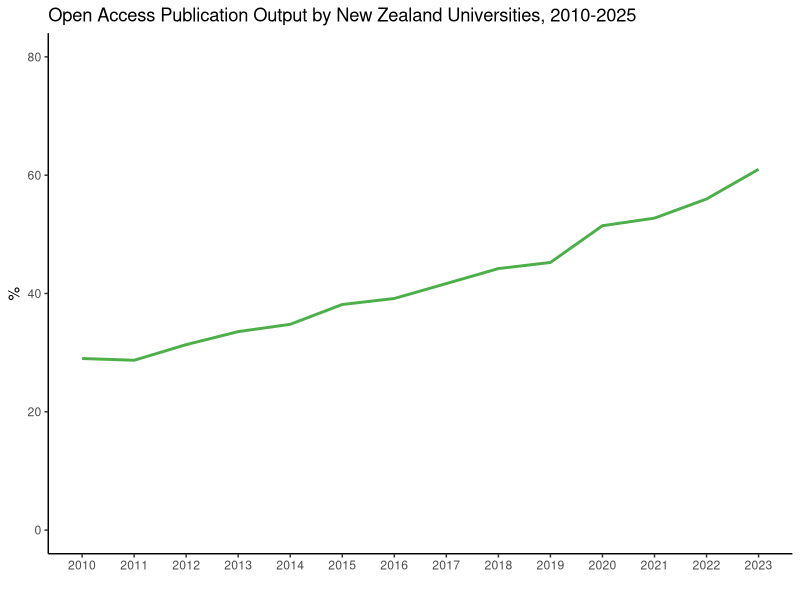
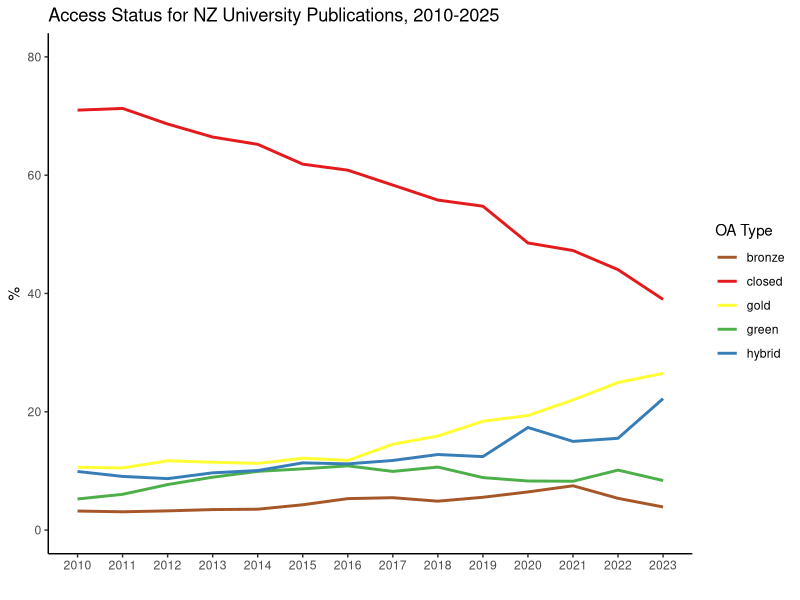
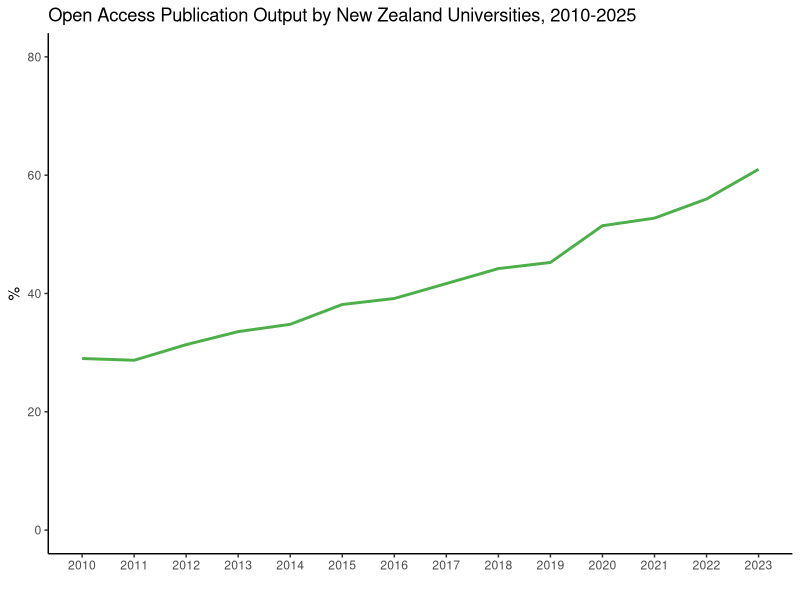
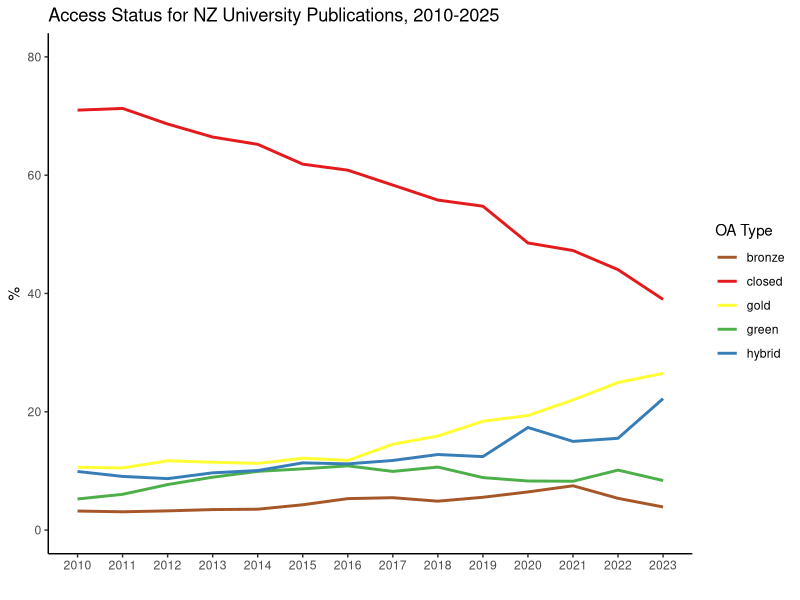

Write R code to recreate these figures, in order. (Note: this script raises an error after producing the figures.)
## ---- chunk 1
library(stringr)
library(dplyr)
library(tidyr)
library(ggplot2)
## ---- chunk 2
# Get most current full year

prev_year <- as.numeric(format(Sys.Date(), "%Y"))-1

# Read in data generated by Open Alex query

oa_nz <- read.csv("data/oa_nz_2023.csv")

# Calculate overall access status proportions for each year

oa_nz_trend <- oa_nz |> 
  group_by(year,oa_type) |> 
  summarise(
    value = sum(value),
  ) |> 
  group_by(year) |> 
  summarise(
    year = year,
    oa_type = oa_type,
    value = value,
    pc = value / sum(value) * 100,
  ) |> 
  mutate(
    open = case_when(oa_type != "closed" ~ "open", .default = oa_type),
  ) |> 
  group_by(year, open) |> 
  summarise(
    pc = sum(pc),
  ) |> 
  filter(open == "open")

# Plot by open type

oa_nz_trend_title <- paste0("Open Access Publication Output by New Zealand Universities, 2010-", prev_year)

ggplot(oa_nz_trend, aes(x = year, y = pc)) +
  geom_line(size = 1, colour = "#4DAF4A", show.legend = FALSE) +
  theme_classic() +
  xlab("") +
  ylab("%") +
  ylim(0, 80) +
  scale_x_continuous(n.breaks = prev_year-2010) +
  ggtitle(oa_nz_trend_title)

ggsave("fig/1-nz-oa-output.png")
## ---- chunk 3
# Plot by access type

oa_nz_types_title <- (paste0("Access Status for NZ University Publications, 2010-", prev_year))

oa_nz_types <- oa_nz |> 
  group_by(year,oa_type) |> 
  summarise(
    value = sum(value),
  ) |> 
  group_by(year) |> 
  summarise(
    year = year,
    oa_type = oa_type,
    value = value,
    pc = value / sum(value) * 100,
  )
  
ggplot(oa_nz_types, aes(x = year, y = pc, colour = oa_type)) +
  geom_line(size = 1) +
  theme_classic() +
  scale_colour_manual(name = "OA Type", 
                     values = c("bronze" = "#A65628",
                                "hybrid" = "#377EB8",
                                "gold" = "#FFFF33",
                                "green" = "#4DAF4A",
                                "closed" = "#E41A1C")) +
  xlab("") +
  ylab("%") +
  ylim(0, 80) +
  scale_x_continuous(n.breaks = prev_year-2010) +
  ggtitle(oa_nz_types_title)

ggsave("fig/2-access-status-all.png")
## ---- chunk 4
oa_nz_unis <- oa_nz |> 
  filter(year == 2023) 

oa_nz_unis$oa_type <- factor(oa_nz_unis$oa_type, 
                            levels = c("bronze","green", "hybrid", "gold", "closed"))

oa_nz_unis_title <- (paste0("OA Type by Institution, ", prev_year))
  
ggplot(oa_nz_unis, aes(x = institution, y = pc, fill = oa_type)) +
  geom_bar(position="dodge", stat="identity") +
  scale_fill_manual( name = "OA Type", 
                     values = c("bronze" = "#A65628",
                                "hybrid" = "#377EB8",
                                "gold" = "#FFFF33",
                                "green" = "#4DAF4A",
                                "closed" = "#E41A1C")) +
  coord_flip() +
  theme_classic() +
  xlab("") +
  ylab("%") +
  ggtitle(oa_nz_unis_title)

ggsave("fig/3-type-institution.png")
## ---- chunk 5
plot_titles_all <- paste0("Access Status for ", unique(oa_nz$institution), ", 2010-", prev_year)

oa_nz_trend_all <- lapply(split(oa_nz, oa_nz$institution), function(x)
{
  ggplot(oa_nz_types, aes(x = year, y = pc, colour = oa_type)) +
    geom_line(size = 1) +
    scale_colour_manual(name = "OA Type", 
                     values = c("bronze" = "#A65628",
                                "hybrid" = "#377EB8",
                                "gold" = "#FFFF33",
                                "green" = "#4DAF4A",
                                "closed" = "#E41A1C")) +
    theme_classic() +
    xlab("") +
    ylab("%") +
    ylim(0, 80) +
    scale_x_continuous(n.breaks = prev_year-2010)
})

oa_nz_trend_all <- lapply(seq_along(oa_nz_trend_all), function(i) { 
  oa_nz_trend_all[[i]] + ggtitle(plot_titles_all[i])
})

wrapped_plot <- patchwork::wrap_plots(oa_nz_trend_all, ncol = 1)

nb_plots <- length(oa_nz_trend_all)
baseheight <- grDevices::dev.size(units = "px")[1]
ggsave("fig/4-trend-all.png",
       wrapped_plot,
       height = nb_plots * baseheight,
       units = "px",
       limitsize = FALSE)

wrapped_plot
